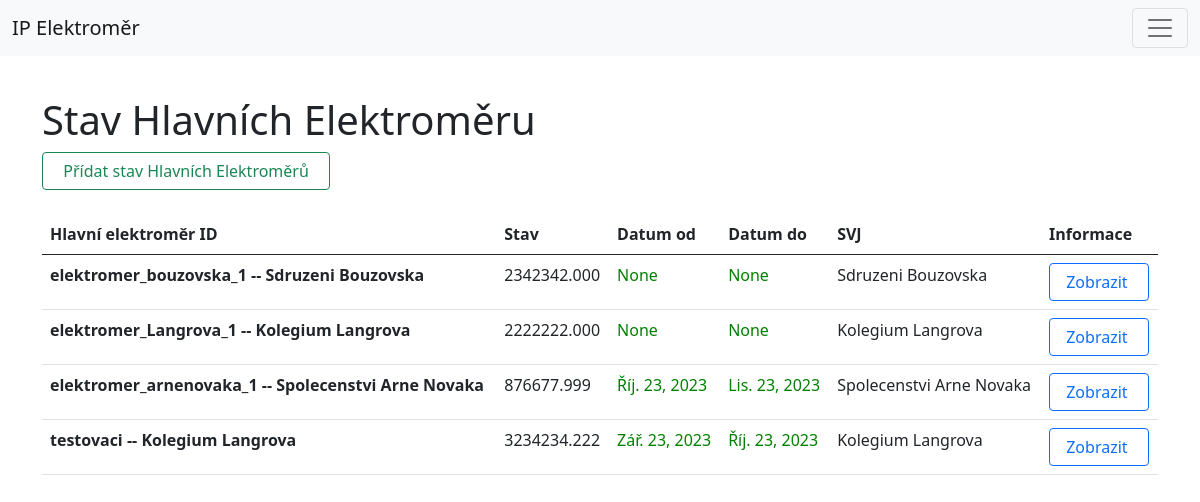
Page /balances_main (signed in) on the earlier database version.
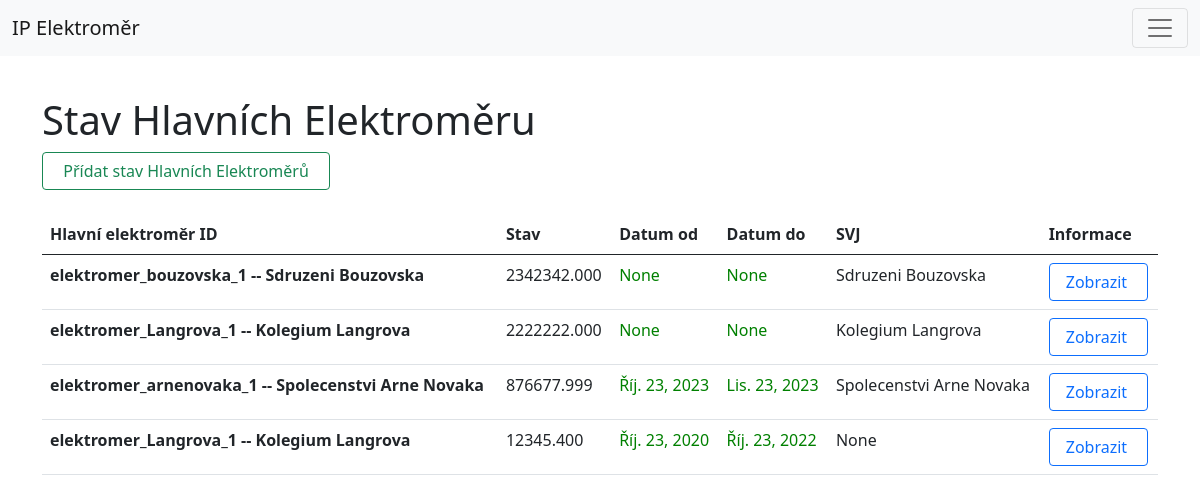
Same page on the later database version.
### elektromer_app/models.py (models this page shows, shortened)
class Balance_main(models.Model):
	main_electrometer = models.ForeignKey(Main_electrometer, on_delete=models.SET_NULL, null=True)
	balance = models.DecimalField(max_digits=10, decimal_places=3)
	from_date = models.DateField(null=True, blank=True)
	to_date = models.DateField(blank=True, null=True)
	date_created = models.DateTimeField(auto_now_add=True, null=True)
	svj = models.ForeignKey(Svj, on_delete=models.SET_NULL, null=True)
	history = HistoricalRecords()

class Main_electrometer(models.Model):
	identification_number = models.CharField(max_length=255, null=False)
	from_date = models.DateField(null=True)
	to_date = models.DateField(blank=True, null=True)
	svj = models.ForeignKey(Svj, on_delete=models.SET_NULL, null=True)
	date_created = models.DateTimeField(auto_now_add=True, null=True)
	history = HistoricalRecords()
	def __str__(self):
		return str(self.identification_number) + "  -- " + str(self.svj)

class Svj(models.Model):
	identification_number = models.CharField(max_length=255, null=False)
	from_date = models.DateField(null=False)
	to_date = models.DateField(blank=True, null=True)
	date_created = models.DateTimeField(auto_now_add=True, null=True)
	name = models.CharField(max_length=255)
	address_street = models.CharField(max_length=255)
	address_orientation_number = models.IntegerField(default=0, null=True, blank=True)
	address_number_subscription= models.IntegerField(default=0)
	address_city = models.CharField(max_length=255)
	address_postal_code = models.IntegerField(default=0)
	account_number = models.CharField(max_length=255, null=True, blank=True)
	energy_supply = models.CharField(max_length=255)
	number_of_flats = models.IntegerField(default=0, null=False)
	history = HistoricalRecords()
	def __str__(self):
		return self.name

### elektromer_app/views.py (the view)
# urls.py: path('balances_main', views.balances_main, name="balances_main"),
@login_required(login_url='login')
def balances_main(request):
	all_balances_main = Balance_main.objects.all()
	form = Balance_mainForm()
	return render (request, 'elektromer_app/balances_main.html', {'all_balances_main': all_balances_main,
		'form': form, })

### templates/elektromer_app/balances_main.html (shortened to what this page needs)
{% extends 'elektromer_app/base.html' %}
	{% load static %}
	{% block content %}
	<container>
<div class="container" style=" min-width: 90vw;">
<br><br>
<h1>Stav Hlavních Elektroměru</h1>
<a type="button" class="btn btn-outline-success" data-bs-toggle="modal" data-bs-target="#balanceModal"title="Timto tlačítkem můžete přidat solární elektroměr."> &nbsp; Přídat stav Hlavních Elektroměrů &nbsp;</a></td>
     {% load crispy_forms_tags %}
	<br><br>
	<center>
		<div class="tabulka">
			<table class="table">
			  <thead>
			    <tr>
			      <th scope="col">Hlavní elektroměr ID</th>
			      <th scope="col">Stav</th>
			      <th scope="col">Datum od</th>
			      <th scope="col">Datum do</th>
			      <th scope="col">SVJ</th>
			      <th scope="col">Informace</th>
			    </tr>
			  </thead>
			  <tbody>
			    	<tr>
			    		{% for balance_main in all_balances_main %}
				      <td scope="row"><b>{{balance_main.main_electrometer}}</b></td>
				      <td>{{balance_main.balance}}</td>
				      <td class="aktivni" style="color: green;"> {{balance_main.from_date}}</td>
				      <td class="ukoncene" style="color: green;">{{balance_main.to_date}}</td>
				      <td>{{balance_main.svj}}</td>
    				  <td><a type="button" class="btn btn-outline-primary" data-bs-toggle="tooltip" title="Timto tlačítkem můžete přejít k zobrazení tohoto stavu Hlavního elektroměru." href='{% url "balance_main" balance_main.id %}'>&nbsp;Zobrazit &nbsp;</a></td>
			    	</tr>
			    {% endfor %}
			  </tbody>
			</table>
    	</div>
	</center>
	</div>
	{% endblock %}

### templates/elektromer_app/base.html (shortened to what this page needs)
{% load static %}
{% load i18n %}
{% language 'cz' %}
<!doctype html>
	<html lang="en">
	  <head>
	    <link rel="stylesheet"  href="{% static 'css/style.css' %}">
	    <link href="https://cdn.jsdelivr.net/npm/bootstrap@5.0.2/dist/css/bootstrap.min.css" rel="stylesheet">
	  </head>
	  <body>
	  {% include "elektromer_app/navbar.html" %}
	  	{% block content %}
		{% endblock %}
	  </body>
     </html>
     {% endlanguage %}

### templates/elektromer_app/navbar.html (shortened to what this page needs)
<nav class="navbar navbar-light bg-light fixed-top">
  <div class="container-fluid">
    <a class="navbar-brand" href="#">IP Elektroměr</a>
    <button class="navbar-toggler" type="button" data-bs-toggle="offcanvas" data-bs-target="#offcanvasNavbar" aria-controls="offcanvasNavbar">
      <span class="navbar-toggler-icon"></span>
    </button>
  </div>
</nav>
<br><br>

Differences in the rows shown:
removed Balance_main: main_electrometer "testovaci -- Kolegium Langrova", balance "3234234.222", from_date "Zář. 23, 2023", to_date "Říj. 23, 2023", svj "Kolegium Langrova"
added Balance_main: main_electrometer "elektromer_Langrova_1 -- Kolegium Langrova", balance "12345.400", from_date "Říj. 23, 2020", to_date "Říj. 23, 2022", svj "None"
